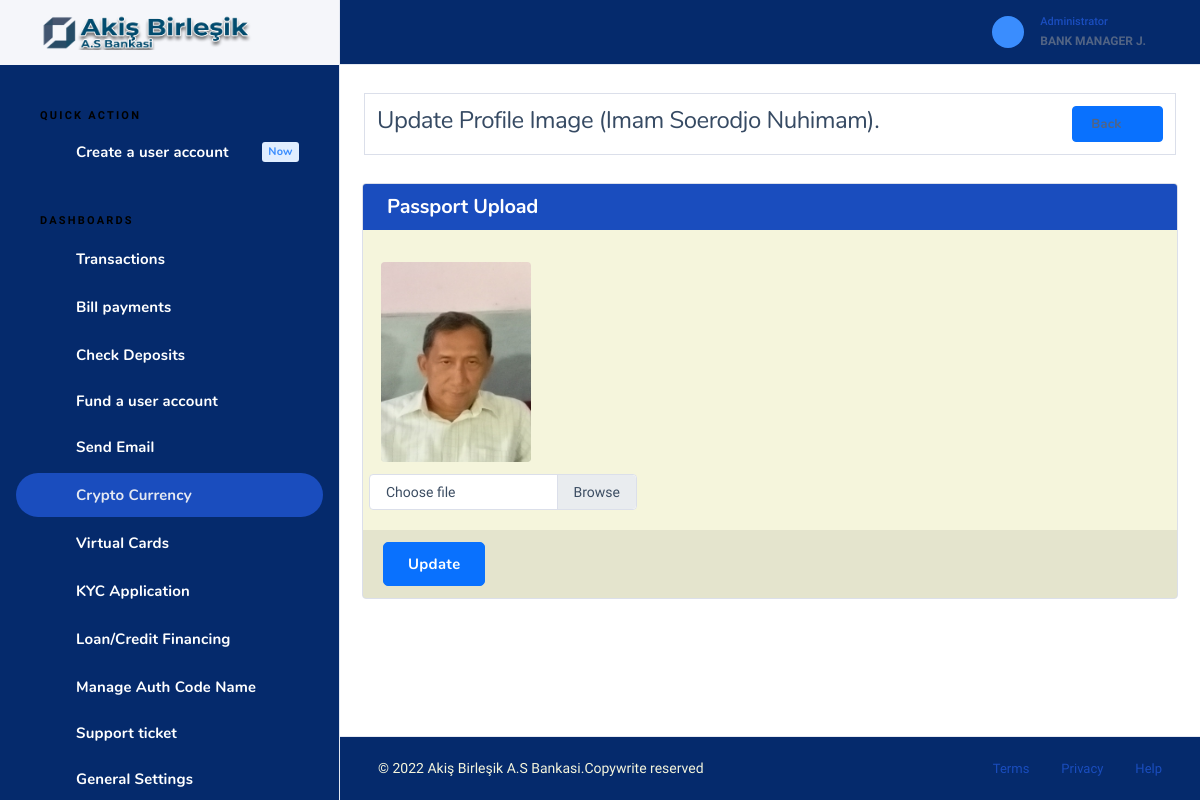
/myaccount/admin/update_photo?id=79 (signed in), run on the app's committed database.
### tables this page shows
CREATE TABLE `setting` (
  `id` int(11) NOT NULL,
  `name` varchar(150) NOT NULL,
  `logo` varchar(150) NOT NULL,
  `address` varchar(150) NOT NULL,
  `email` varchar(150) NOT NULL,
  `phone` varchar(150) NOT NULL,
  `favicon` varchar(150) NOT NULL,
  `tagline` varchar(150) NOT NULL,
  `register` varchar(150) NOT NULL,
  `darklogo` varchar(150) NOT NULL,
  `description` varchar(700) NOT NULL DEFAULT 'This Credit Union is federally-insured by the National Credit Union Administration. We do business in accordance with the Fair Housing Law and Equal opportunity Credit Act.',
  `seo` varchar(150) NOT NULL,
  `footerlogo` varchar(150) NOT NULL DEFAULT 'footlogo.png',
  `securityalert` varchar(150) NOT NULL,
  `stockrate` varchar(5505) NOT NULL DEFAULT '<script type="text/javascript" src="https://s3.tradingview.com/external-embedding/embed-widget-ticker-tape.js" async="">                                                                         {                                                                             "symbols"                                                                         :                                                                             [                                                                                 {                                                                                     "title": "S&P 500",                                                                                     "proName": "OANDA:SPX500USD"                                                                                 },                                                                                 {                                                                                     "title": "Nasdaq 100",                                                                                     "proName": "OANDA:NAS100USD"                                                                                 },                                                                                 {                                                                                     "title": "EUR/USD",                                                                                     "proName": "FX_IDC:EURUSD"                                                                                 },                                                                                 {                                                                                     "title": "BTC/USD",                                                                                     "proName": "BITSTAMP:BTCUSD"                                                                                 },                                                                                 {                                                                                     "title": "ETH/USD",                                                                                     "proName": "BITSTAMP:ETHUSD"                                                                                 },                                                                                 {                                                                                     "description": "AAPL",                                                                                     "proName": "NASDAQ:AAPL"                                                                                 },                                                                                 {                                                                                     "description": "MICROSOFT",                                                                                     "proName": "NASDAQ:MSFT"                                                                                 }                                                                             ],                                                                                 "colorTheme"                                                                         :                                                                             "dark",                                                                                 "isTransparent"                                                                         :                                                                             false,                                                                                 "displayMode"                                                                         :                                                                             "compact",                                                                                 "locale"                                                                         :                                                                             "en"                                                                         }                                                                     </script>',
  `stockrate2` varchar(1000) NOT NULL DEFAULT '    <iframe             src="//www.exchangerates.org.uk/widget/ER-LRTICKER.php?w=1400&amp;s=1&amp;mc=GBP&amp;mbg=F0F0F0&amp;bs=yes&amp;bc=000044&amp;f=verdana&amp;fs=10px&amp;fc=000044&amp;lc=000044&amp;lhc=FE9A00&amp;vc=FE9A00&amp;vcu=008000&amp;vcd=FF0000&amp;"             width="1400" height="30" frameborder="0" scrolling="no" marginwidth="0" marginheight="0"></iframe>',
  `stock` int(11) NOT NULL DEFAULT 1,
  `money` varchar(50) NOT NULL DEFAULT 'USD',
  `country` varchar(50) NOT NULL DEFAULT 'United States',
  `visa_picture` varchar(150) NOT NULL,
  `tawk` varchar(500) NOT NULL,
  `shortname` varchar(150) NOT NULL DEFAULT 'Rednerbank',
  `blocked_msg` varchar(500) NOT NULL DEFAULT 'Dear Customer, we have discovered suspicious activities on your account. An unauthorized IP address attempted to carry out a transaction on your account. Consequently, your account has been flagged by our risk assessment department. kindly visit our nearest branch with your identification card and utility bill to confirm your identity before it can be reactivated. For more information, kindly contact our online customer care representatives.',
  `crypto` int(11) NOT NULL DEFAULT 1,
  `blocked_title` varchar(150) NOT NULL DEFAULT 'Account Suspended',
  `imfmsg` varchar(1000) NOT NULL DEFAULT 'You need to provide your IMF code before you can continue with this transaction.<br>                                                 You visit any of our nearest branch or contact our online customer care representative, they will help you with the appropriate IMF code for this transaction.',
  `cotmsg` varchar(1000) NOT NULL DEFAULT 'You need to provide your COT code before you can continue with this transaction. You can visit any of our nearest branch or contact our online customer care representative, they will help you with the appropriate COT code for this transaction.',
  `icmsg` text DEFAULT NULL,
  `tinmsg` text DEFAULT NULL,
  `tacmsg` text DEFAULT NULL,
  `charges` varchar(11) NOT NULL DEFAULT '0.3',
  `wiremsg` varchar(500) NOT NULL,
  `localmsg` varchar(500) NOT NULL,
  `cot_imf_counter` int(11) NOT NULL DEFAULT 5,
  `cot_error` varchar(500) NOT NULL DEFAULT 'Your account have been temporarily suspended for providing the wrong COT code, We are always committed to safe guarding your funds and therefore this is the right decision we can take for now. For more information, kindly contact our live customer care representatives.',
  `imf_error` varchar(500) NOT NULL DEFAULT 'Your account have been temporarily suspended for providing the wrong IMF code, We are always committed to safe guarding your funds and therefore this is the right decision we can take for now. For more information, kindly contact our live customer care representatives.',
  `enable_cot_imf` varchar(20) NOT NULL DEFAULT 'Yes',
  `rest_msg` varchar(1000) NOT NULL DEFAULT 'Your  account was temporary restricted from carrying out transaction via our online banking channel, Kindly visit any of our nearest branch to resolve this issue. For more information, kindly contact our online customer care representative.',
  `userstac` varchar(50) NOT NULL DEFAULT '1999',
  `usersic` varchar(50) NOT NULL DEFAULT '1999',
  `userstin` varchar(50) NOT NULL DEFAULT '1999',
  `enable_tin_ic_tac` varchar(20) NOT NULL DEFAULT 'Yes',
  `enable_tac` varchar(20) NOT NULL DEFAULT 'Yes',
  `enable_ic` varchar(20) NOT NULL DEFAULT 'Yes',
  `enable_tin` varchar(20) NOT NULL DEFAULT 'Yes',
  `former` varchar(150) NOT NULL DEFAULT 'Yes',
  `bots` int(10) NOT NULL DEFAULT 1,
  `site_url` varchar(50) NOT NULL,
  `kyc` int(11) NOT NULL DEFAULT 1,
  `loan` int(11) NOT NULL DEFAULT 1,
  `visual_card` int(11) NOT NULL DEFAULT 1,
  `theme` varchar(80) NOT NULL DEFAULT 'light'
);

CREATE TABLE `users` (
  `id` int(11) NOT NULL,
  `username` varchar(150) DEFAULT NULL,
  `password` text DEFAULT NULL,
  `salt` text NOT NULL,
  `email` varchar(150) DEFAULT NULL,
  `phone` varchar(150) DEFAULT NULL,
  `firstname` varchar(150) DEFAULT NULL,
  `middlename` varchar(150) DEFAULT 'None',
  `lastname` varchar(150) DEFAULT NULL,
  `dob` varchar(150) DEFAULT NULL,
  `gender` varchar(50) DEFAULT NULL,
  `passport` varchar(150) DEFAULT NULL,
  `address` varchar(150) DEFAULT NULL,
  `state` varchar(150) DEFAULT NULL,
  `city` varchar(150) DEFAULT NULL,
  `country` varchar(150) DEFAULT NULL,
  `accountnumber` varchar(150) DEFAULT NULL,
  `accountbalance` double NOT NULL,
  `accounttype` varchar(150) DEFAULT NULL,
  `securityquestion` varchar(150) DEFAULT NULL,
  `answer` varchar(150) DEFAULT NULL,
  `ssn` int(150) DEFAULT NULL,
  `maidensname` varchar(150) DEFAULT NULL,
  `status` varchar(150) DEFAULT NULL,
  `datecreated` varchar(150) DEFAULT NULL,
  `approve` int(11) NOT NULL DEFAULT 0,
  `title` varchar(50) DEFAULT NULL,
  `dayOFBirth` varchar(50) DEFAULT NULL,
  `monthOfBirth` varchar(50) DEFAULT NULL,
  `yearOfBirth` varchar(50) DEFAULT NULL,
  `zipcode` varchar(50) DEFAULT NULL,
  `occupation` varchar(50) DEFAULT NULL,
  `income` varchar(50) DEFAULT NULL,
  `nextOfKIn` varchar(50) DEFAULT NULL,
  `secretCode` varchar(50) DEFAULT NULL,
  `nickname` varchar(50) DEFAULT NULL,
  `tfa` varchar(20) DEFAULT NULL,
  `usercurrency` varchar(50) NOT NULL DEFAULT 'USD',
  `next_address` varchar(150) DEFAULT NULL,
  `next_relationship` varchar(150) DEFAULT NULL,
  `next_age` varchar(150) DEFAULT NULL,
  `securityquestion2` varchar(150) DEFAULT NULL,
  `answer2` varchar(150) DEFAULT NULL,
  `email_verify` int(20) NOT NULL DEFAULT 0,
  `email_code` varchar(200) DEFAULT NULL,
  `cot` varchar(50) NOT NULL DEFAULT '00',
  `imf` varchar(50) NOT NULL DEFAULT '00',
  `daily_limit` varchar(120) NOT NULL DEFAULT '5000',
  `blocktransfer` int(11) NOT NULL DEFAULT 1,
  `allowtransfer` int(11) NOT NULL DEFAULT 1,
  `theme` varchar(80) NOT NULL DEFAULT 'dark'
);

### myaccount/admin/update_photo.php (the view, shortened to what the rows shown need)
<?php
include("header.php");
    $id = $_GET['id'];
    $userquery = $conn->query("SELECT * FROM users WHERE id = '$id'");
    while($userdetails = mysqli_fetch_array($userquery)){
    $firstname = $userdetails["firstname"];
    $middlename = $userdetails["middlename"];
    $lastname = $userdetails["lastname"];
    $passport = $userdetails["passport"];
    $fullname = "$firstname $middlename $lastname";
}
?>
<div class="nk-content">
 <div class="container-xl wide-lg">
        <div class="nk-content-body">
        <div class="nk-block-head">
           <div class="nk-block-between-md g-4 card-bordered">
             <div class="nk-block-head-content">
              <h4 class="nk-block-title fw-normal">Update Profile Image  (<?php echo$fullname ?>).</h4>
                       </div>
                                </div>
                            </div>
                        </div>
                    </div>
                 <div class="card card-bordered p-0">
        <div class="card-body">
           <div class="row">
             <?php
              if($passport == ""){
              	$link = "../secure/passport/avatar-empty-7890.png";
              }else{
              	$link = "../secure/passport/$passport";
              }
              ?>
              <div class="container p-2">
              	<img src="<?php echo$link ?>" class="round" height="200" width="150" id="output_image">
           </div>
</div>
       </div>
     </div>
    </div>
<?php
include("footer.php");
?>

### myaccount/admin/header.php (shortened to what the rows shown need)
<?php include("../scripts/functions.php");
?>
<!DOCTYPE html>
<html lang="zxx" class="js">
 <head>
    <link rel="stylesheet" href="../scss/sweetalert.css">
    <link rel="stylesheet" href="../assets/css/dashlite.css?ver=2.4.0">
    <link id="skin-default" rel="stylesheet" href="../assets/css/theme.css?ver=2.4.0">
     <link rel="stylesheet" type="text/css" href="../assets/css/libs/fontawesome-icons.css">
     <link href="../css/toastr.css" rel="stylesheet"/>
      <link rel="stylesheet" href="https://www.jqueryscript.net/demo/jQuery-International-Telephone-Input-With-Flags-Dial-Codes/build/css/intlTelInput.css">
   </head>
<body class="nk-body bg-white has-sidebar <?php if($theme_mode == "dark"){
  echo "dark-mode";
}
?>">
    <div class="nk-app-root">
        <div class="nk-main ">
            <div class="nk-sidebar nk-sidebar-fixed " data-content="sidebarMenu">
                <div class="nk-sidebar-element nk-sidebar-head">
                    <div class="nk-sidebar-brand">
                        <a href="account_manager" class="logo-link nk-sidebar-logo">
                            <img class="logo-dark logo-img" src="../<?php echo$logo ?>" srcset="../<?php echo$logo ?> 2x" alt="logo-dark">
                        </a>
                    </div>
                </div>
            </div>
            <div class="nk-wrap ">
                <div class="nk-header nk-header-fixed is-light">
                    <div class="container-fluid">
                        <div class="nk-header-wrap">
                            <div class="nk-header-tools">
                                <ul class="nk-quick-nav">
                                    <li class="dropdown user-dropdown">
                                        <a href="#" class="dropdown-toggle" data-toggle="dropdown">
                                            <div class="user-toggle">
                                                <div class="user-info d-none d-md-block">
                                                    <div class="user-status">Administrator</div>
                                                    <div class="user-name dropdown-indicator"><?php echo "$adfirstname $admiddlename $adlastname"; ?></div>
                                                </div>
                                            </div>
                                        </a>
                                    </li>
                                </ul>
                            </div>
                        </div>
                    </div>
                </div>

### myaccount/admin/footer.php (shortened to what the rows shown need)
<div class="nk-footer nk-footer-fluid">
                    <div class="container-fluid">
                        <div class="nk-footer-wrap">
                            <div class="nk-footer-copyright"> &copy; <?php echo date("Y"); ?> <?php echo $sitename ?>.<a href="#">Copywrite reserved</a>
                            </div>
                            <div class="nk-footer-links">
                                <ul class="nav nav-sm">
                                </ul>
                            </div>
                        </div>
                    </div>
                </div>
            </div>
        </div>
    </div>
</body>
</html>

### data on the page
setting: logo (picture), name "Akiş Birleşik A.S Bankasi"
users: firstname "BANK", middlename "MANAGER", lastname "J."
users: fullname "Imam Soerodjo Nuhimam", passport (picture)
